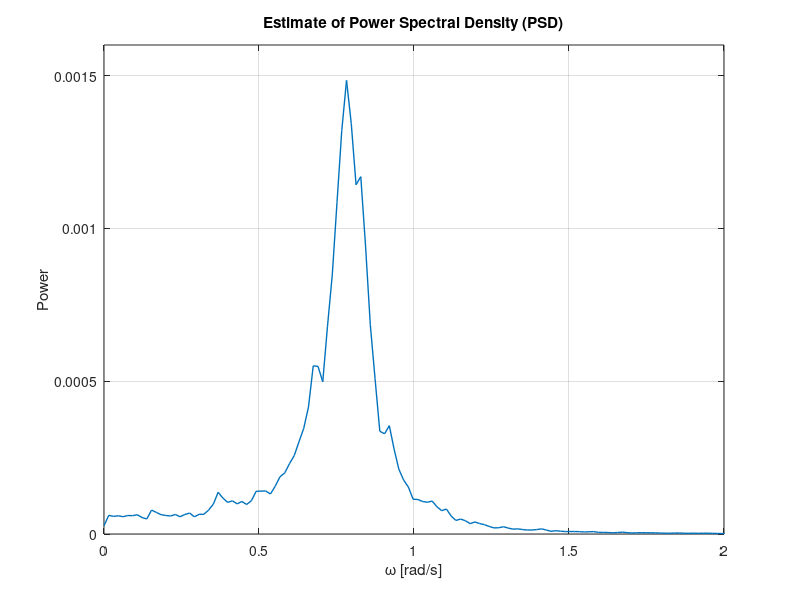
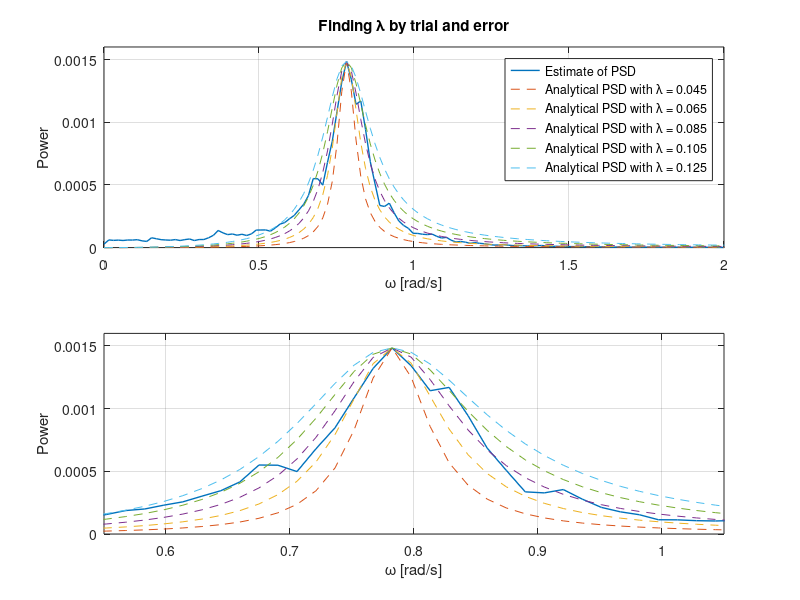

Here is the MATLAB script that generated these plots, in order:
clear all
close all
clc

%% PSD estimation
load('wave.mat');

fs = 10;
window = 4096;
noverlap = [];
nfft = [];

[est_psd, f] = pwelch(psi_w(2,:).*(pi/180),window,noverlap,nfft,fs);    %psi_w is given in degrees (translates to radians)

est_psd = est_psd*(1/(2*pi));   %converting pxx [power per Hz] to pxx [(power*sec)/rad] 
omega = f.*(2*pi);      %converting f [Hz] to f [rad/s]

[maxValPSD, indexMaxValPSD] = max(est_psd); 
omega_0 = omega(indexMaxValPSD);
sigma = sqrt(maxValPSD);

lambda = 0.045:0.020:0.125;
K_w = 2*lambda.*omega_0*sigma;
psd = (omega.*K_w).^2./(omega.^4 + omega_0^4 + 2*omega_0^2*omega.^2*(2*lambda.^2-1));

%% Plotting
%Finding omega_0 and sigma from this plot
figure
plot(omega,est_psd, 'LineWidth',1); grid on;
title('Estimate of Power Spectral Density (PSD)');
xlabel('\omega [rad/s]');
ylabel('Power');
axis([0 2 0 1.6e-3]);

%Finding appropriate lambda value
figure
subplot(2,1,1)
plot(omega,est_psd,'Linewidth',1); hold on;
plot(omega,psd,'--'); grid
title('Finding \lambda by trial and error')
xlabel('\omega [rad/s]');
ylabel('Power');
legend('Estimate of PSD','Analytical PSD with \lambda = 0.045','Analytical PSD with \lambda = 0.065',...
    'Analytical PSD with \lambda = 0.085','Analytical PSD with \lambda = 0.105','Analytical PSD with \lambda = 0.125');
axis([0 2 0 1.6e-3]);

%A close look at previous plot
subplot(2,1,2)
plot(omega,est_psd,'Linewidth',1); hold on;
plot(omega,psd,'--'); grid on;
xlabel('\omega [rad/s]');
ylabel('Power');
% legend('Estimate of PSD','\lambda = 0.045','\lambda = 0.065',...
%     '\lambda = 0.085','\lambda = 0.105','\lambda = 0.125');
axis([0.55 1.05 0 1.6e-3]);